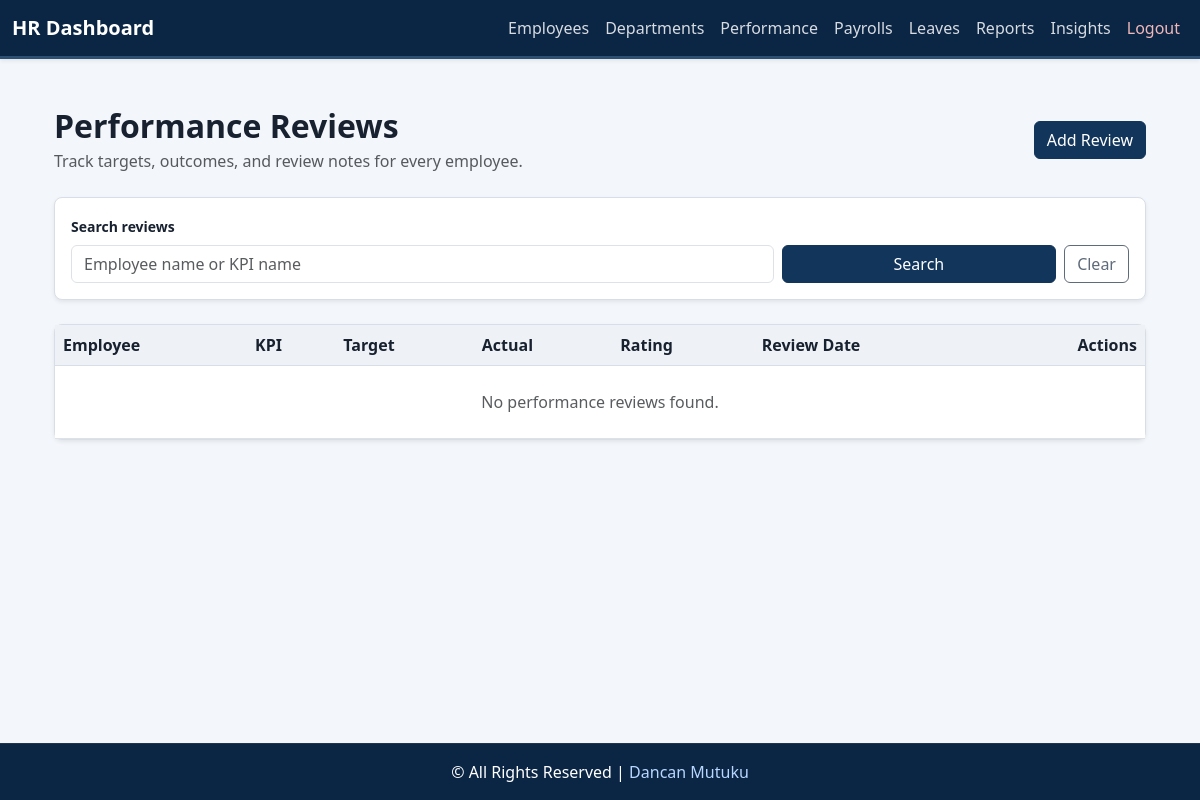
/employee/hr/performance/ (signed in), run on an earlier commit of the app's database.
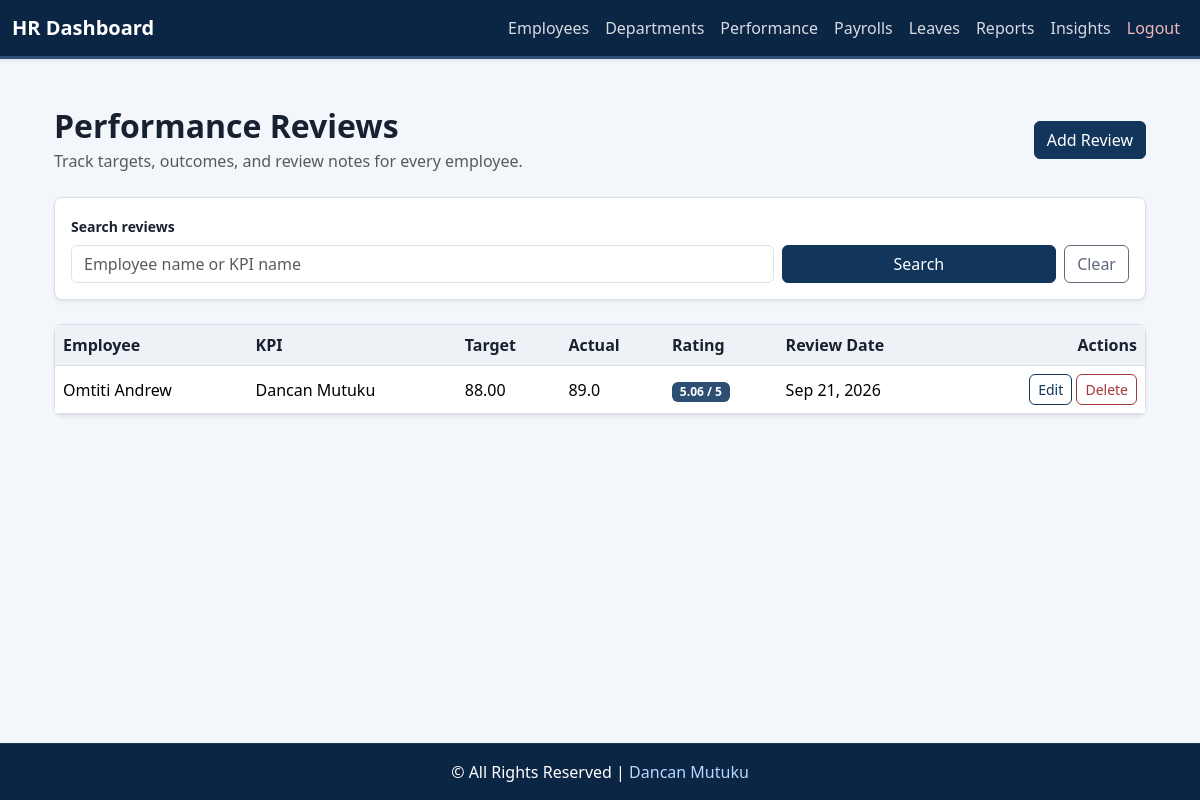
And on a later commit of the database.
### core/models.py (models this page shows, shortened)
class KPI(models.Model):
    employee = models.ForeignKey(Employee, on_delete=models.CASCADE, related_name='kpis')
    name = models.CharField(max_length=200)
    target = models.FloatField()
    actual = models.FloatField(null=True, blank=True)
    review_date = models.DateField(null=True, blank=True)
    notes = models.TextField(blank=True)
    def rating(self):
        if self.actual is None:
            return None
        try:
            return round((self.actual / self.target) * 5, 2)
        except:
            return None

class Employee(models.Model):
    GENDER_CHOICES = (
        ("M", "Male"),
        ("F", "Female"),
    )
    user = models.OneToOneField(User, on_delete=models.CASCADE, related_name='employee_profile')
    employee_id = models.CharField(max_length=20, unique=True, blank=True, null=True)
    contact = models.CharField(max_length=20, blank=True)
    dob = models.DateField(null=True, blank=True)
    gender = models.CharField(max_length=1, choices=GENDER_CHOICES, blank=True)
    address = models.TextField(blank=True)
    job_title = models.CharField(max_length=100, blank=True)
    department = models.ForeignKey('Department', on_delete=models.SET_NULL, null=True, blank=True)
    hire_date = models.DateField(null=True, blank=True)
    is_active_employee = models.BooleanField(default=True)
    salary = models.DecimalField(
        max_digits=10, decimal_places=2, default=0, validators=[MinValueValidator(0)]
    )
    profile_picture = models.ImageField(upload_to="profiles/", blank=True, null=True)
    emergency_contact_name = models.CharField(max_length=100, blank=True, null=True)
    emergency_contact_phone = models.CharField(max_length=20, blank=True, null=True)
    annual_leave_balance = models.PositiveIntegerField(default=20)
    sick_leave_balance = models.PositiveIntegerField(default=10)
    contract_start = models.DateField(null=True, blank=True)
    contract_end = models.DateField(null=True, blank=True)
    @property
    def full_name(self):
        if self.user:
            return self.user.get_full_name() or self.user.username
        return "-"

### core/views.py (the view, shortened to what this page needs)
# urls.py: path("hr/performance/", views.hr_kpi_list, name="hr_kpi_list"),
@login_required
@group_required('HR')
def hr_kpi_list(request):
    kpis = KPI.objects.select_related('employee', 'employee__user').order_by('-review_date', 'employee__user__last_name')
    query = request.GET.get('q', '').strip()
    return render(request, 'hr/kpi_list.html', {'kpis': kpis, 'query': query})

### core/views.py (called while the page is built)
def group_required(group_name):
    def check(user):
        return user.is_superuser or user.groups.filter(name=group_name).exists()
    return user_passes_test(check)

### core/templates/hr/kpi_list.html (shortened to what this page needs)
{% extends "base_hr.html" %}
{% block content %}
<div class="container mt-4">
    <div class="d-flex justify-content-between align-items-center mb-4 gap-3 flex-wrap">
        <div>
            <h2 class="fw-bold mb-1">Performance Reviews</h2>
            <p class="text-muted mb-0">Track targets, outcomes, and review notes for every employee.</p>
        </div>
        <a href="{% url 'hr_kpi_create' %}" class="btn btn-primary">Add Review</a>
    </div>
    <form method="get" class="card card-body shadow-sm mb-4">
        <div class="row g-2 align-items-end">
            <div class="col-md-8">
                <label for="performance-search" class="form-label small fw-semibold">Search reviews</label>
                <input id="performance-search" type="search" name="q" value="{{ query }}"
                       class="form-control" placeholder="Employee name or KPI name">
            </div>
            <div class="col-md-4 d-flex gap-2">
                <button type="submit" class="btn btn-primary flex-grow-1">Search</button>
                <a href="{% url 'hr_kpi_list' %}" class="btn btn-outline-secondary">Clear</a>
            </div>
        </div>
    </form>
    <div class="card shadow-sm">
        <div class="table-responsive">
            <table class="table table-hover align-middle mb-0">
                <thead class="table-light">
                    <tr>
                        <th>Employee</th>
                        <th>KPI</th>
                        <th>Target</th>
                        <th>Actual</th>
                        <th>Rating</th>
                        <th>Review Date</th>
                        <th class="text-end">Actions</th>
                    </tr>
                </thead>
                <tbody>
                    {% for kpi in kpis %}
                    <tr>
                        <td>{{ kpi.employee.full_name }}</td>
                        <td>{{ kpi.name }}</td>
                        <td>{{ kpi.target|floatformat:2 }}</td>
                        <td>{{ kpi.actual|default:"-" }}</td>
                        <td>
                            {% if kpi.rating is not None %}
                                <span class="badge bg-primary">{{ kpi.rating|floatformat:2 }} / 5</span>
                            {% else %}
                                <span class="text-muted">Not reviewed</span>
                            {% endif %}
                        </td>
                        <td>{{ kpi.review_date|date:"M d, Y"|default:"-" }}</td>
                        <td class="text-end">
                            <a href="{% url 'hr_kpi_edit' kpi.pk %}" class="btn btn-sm btn-outline-primary">Edit</a>
                            <form method="post" action="{% url 'hr_kpi_delete' kpi.pk %}" class="d-inline" onsubmit="return confirm('Delete this performance review?')">
                                <button type="submit" class="btn btn-sm btn-outline-danger">Delete</button>
                            </form>
                        </td>
                    </tr>
                    {% empty %}
                    <tr><td colspan="7" class="text-center text-muted py-4">No performance reviews found.</td></tr>
                    {% endfor %}
                </tbody>
            </table>
        </div>
    </div>
</div>
{% endblock %}

What changed in the data, as far as the page shows it:
added KPI: employee.full_name "Omtiti Andrew", name "Dancan Mutuku", target "88.00", actual "89.0", rating "5.06", review_date "Sep 21, 2026"
Also different on the page:
text no longer shown: "No performance reviews found."
